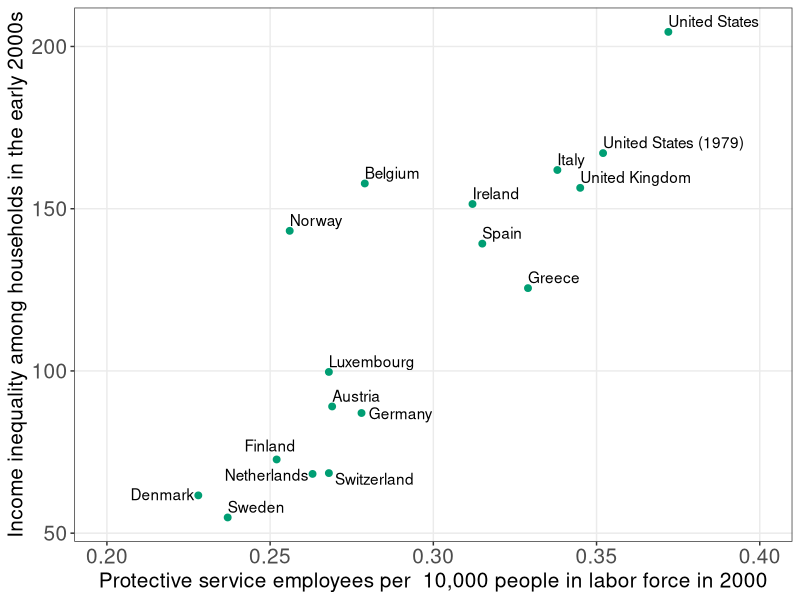
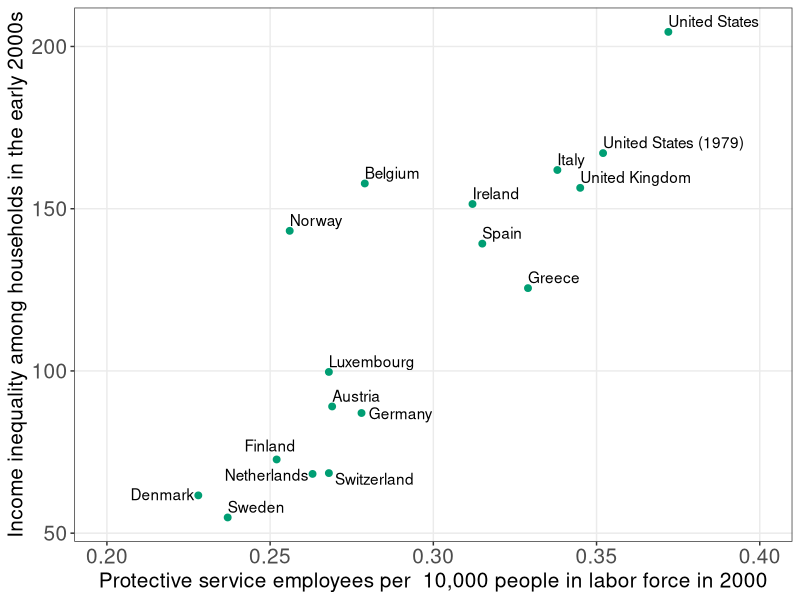

Source code (R) for these figures, in order:
library(ggplot2)
library(readxl)
library(dplyr)

CBCols <- c("#009E73","#0072B2","#E69F00","#CC79A7", "#F0E442","#D55E00")

Data <- read_excel("public_mechanism/cross country figure data.xls")

Data <- Data %>%
  mutate(country  = na_if(country, "Switzerland")) %>%
  mutate(country = na_if(country, "Germany")) %>%
  mutate(country = na_if(country, "Finland")) %>%
  mutate(country = na_if(country, "Netherlands")) %>%
  mutate(country = na_if(country, "Denmark"))



Plot <- ggplot(Data, aes(x = `gini post tax and transfer`, y = `protective services employees per 10000 workers in the labor force`)) + 
  geom_point(aes(group = country), color  = CBCols[1], size = 2) + 
  geom_text(aes(label = country), hjust = 0, vjust = -0.4) + 
  scale_x_continuous(limits = c(.2,.4)) + 
  theme_bw() + 
  theme(legend.position = "none",
        panel.grid.minor = element_blank(),
              axis.title = element_text(size = 15),
              axis.text = element_text(size = 15)) + 
  annotate("text", x = 0.282, y = 66.8, label = "Switzerland") + 
  annotate("text", x = 0.29, y = 87, label = "Germany") + 
  annotate("text", x = 0.25, y = 77, label = "Finland") +
  annotate("text", x = 0.249, y = 68, label = "Netherlands") + 
  annotate("text", x = 0.217, y = 62, label = "Denmark") +
  xlab("Protective service employees per  10,000 people in labor force in 2000") + 
  ylab("Income inequality among households in the early 2000s")
  
  
Plot

ggsave(plot = Plot, "public_mechanism/cross_country.pdf", width = 8, height = 6, units = "in")
